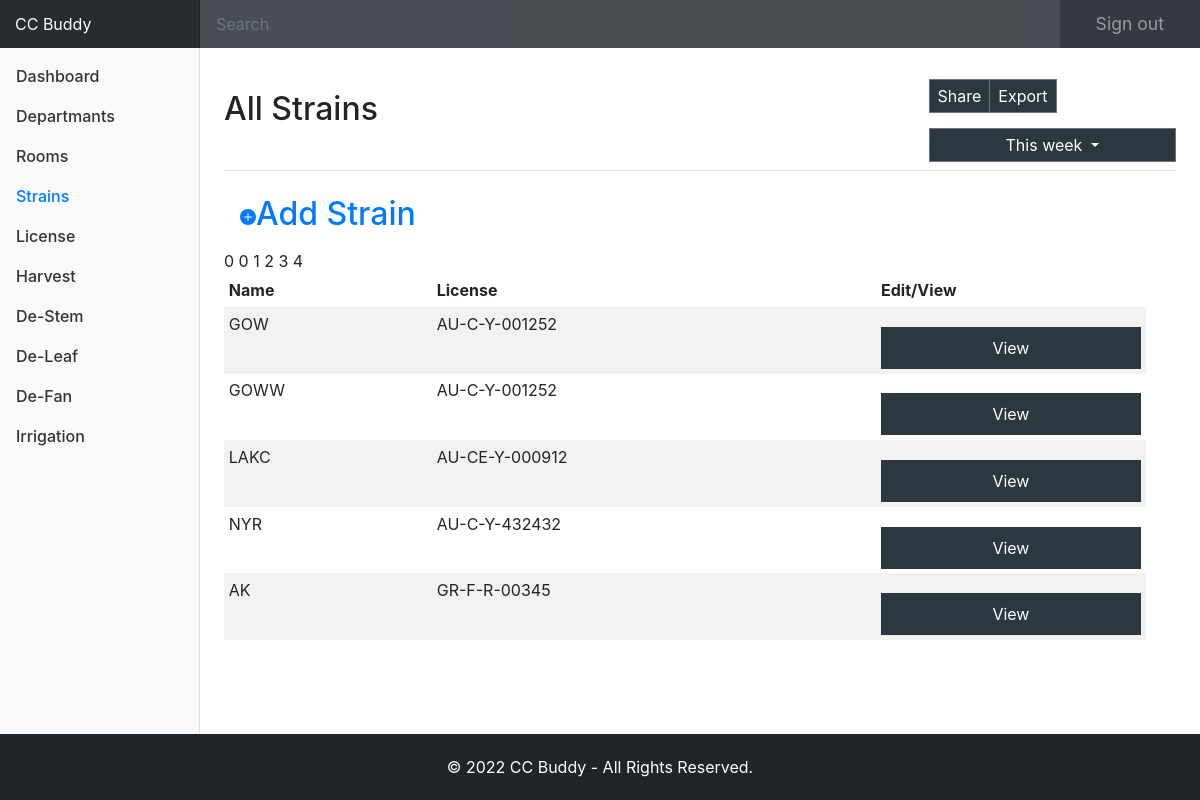
Screenshot of /all_strains.php with the database file from the repository.
### tables this page shows
CREATE TABLE `strain` (
  `id` int(11) NOT NULL,
  `name` varchar(255) DEFAULT NULL,
  `short_name` varchar(20) NOT NULL,
  `license_id` int(20) DEFAULT NULL
);

CREATE TABLE `license` (
  `id` int(11) NOT NULL,
  `license` varchar(1000) DEFAULT NULL,
  `license_type` varchar(255) DEFAULT NULL
);

### app/classes/class.Database.php (called while the page is built, shortened)
<?php
class Database
{
    public $server = 'localhost';
    public $username = 'root';
    public $password = 'Azsxdcfvgb1';
    public $dbname = 'ccbuddy';
    public function db_connect()
    {
        $mysqli = new mysqli($this->server, $this->username, $this->password, $this->dbname);
        return $mysqli;
    }
}
?>

### app/classes/class.License.php (called while the page is built, shortened)
<?php
class License {
    public static function getAllLicenseStrain(){
      global $database;
      $sql = "SELECT * FROM license ";
      $sql .= "INNER JOIN strain ";
      $sql .= "ON license.id = strain.license_id";
      $result = mysqli_query($database->db_connect(), $sql);
      return $result;
    }
}

### app/initialize.php (called while the page is built, shortened)
<?php
	require_once('classes/class.Database.php');
    $database = new Database();
?>

### all_strains.php (the view, shortened to what this page needs)
<?php require_once('app/initialize.php');
$pageTitle = 'All Strains';
$license = new License();
$allLicensesStrain = $license->getAllLicenseStrain();
include('app/includes/layout/header.php');
?>
<div class="container-fluid">
  <div class="row">
    <nav class="col-md-2 d-none d-md-block bg-light sidebar">
      <div class="sidebar-sticky">
        <ul class="nav flex-column">
          <li class="nav-item">
            <a class="nav-link" href="index.php">
              Dashboard
            </a>
          </li>
          <li class="nav-item">
            <a class="nav-link" href="departments.php">
              Departmants
            </a>
          </li>
          <li class="nav-item">
            <a class="nav-link" href="all_rooms.php">
              Rooms
            </a>
          </li>
          <li class="nav-item">
            <a class="nav-link active" href="all_strains.php">
              Strains<span class="sr-only">(current)</span>
            </a>
          </li>
          <li class="nav-item">
            <a class="nav-link" href="all_licenses.php">
              License
            </a>
          </li>
          <li class="nav-item">
            <a class="nav-link " href="all_harvest.php">
              Harvest
            </a>
          </li>
          <li class="nav-item">
            <a class="nav-link" href="all_destem.php">
              De-Stem
            </a>
          </li>
          <li class="nav-item">
            <a class="nav-link" href="#">
              De-Leaf
            </a>
          </li>
          <li class="nav-item">
            <a class="nav-link" href="#">
              De-Fan
            </a>
          </li>
          <li class="nav-item">
            <a class="nav-link" href="#">
              Irrigation
            </a>
          </li>
        </ul>
      </div>
    </nav>
    <main role="main" class="col-md-9 ml-sm-auto col-lg-10 px-4 clearfooter">
      <div class="d-flex justify-content-between flex-wrap flex-md-nowrap align-items-center pt-3 pb-2 mb-3 border-bottom">
        <h1 class="h2"><?= $pageTitle; ?></h1>
        <div class="btn-toolbar mb-2 mb-md-0">
          <div class="btn-group mr-2">
            <button type="button" class="btn btn-sm btn-outline-secondary">Share</button>
            <button type="button" class="btn btn-sm btn-outline-secondary">Export</button>
          </div>
          <button type="button" class="btn btn-sm btn-outline-secondary dropdown-toggle">
            This week
          </button>
        </div>
      </div>
      <h2><a class="nav-link" href="add-strain.php"><svg xmlns="http://www.w3.org/2000/svg" width="16" height="16" fill="currentColor" class="bi bi-plus-circle-fill" viewBox="0 0 16 16">
<path d="M16 8A8 8 0 1 1 0 8a8 8 0 0 1 16 0zM8.5 4.5a.5.5 0 0 0-1 0v3h-3a.5.5 0 0 0 0 1h3v3a.5.5 0 0 0 1 0v-3h3a.5.5 0 0 0 0-1h-3v-3z"></path>
</svg>Add Strain</a></h2>
      <div class="table-responsive">
        <table class="table table-striped table-sm">
          <thead>
            <tr>
              <th>Name</th>
              <th>License</th>
              <th>Edit/View<th>
            </tr>
          </thead>
          <tbody>
            <?=
                $licensestrainCount = 0;
                foreach ($allLicensesStrain as $licensestrain):
            ?>
            <tr>
              <td><?= $licensestrain['short_name']; ?></td>
              <td><?= $licensestrain['license_type'] . "-" . $licensestrain['license']; ?></td>
              <td><a href="strain.php?id=<?= $licensestrain['id']; ?>" class="btn btn-default btn-lg">View</a>
            </tr>
            <?=
                $licensestrainCount++; endforeach;
            ?>
          </tbody>
        </table>
      </div>
    </main>
  </div>
</div>
</body>
<?php include('app/includes/layout/footer.php'); ?>

### assets/css/dashboard.css (style rules this page uses)
body { font-size: .875rem; }
.sidebar { position: fixed; top: 0; bottom: 0; left: 0; z-index: 100; padding: 48px 0 0; box-shadow: inset -1px 0 0 rgba(0, 0, 0, .1); }
.sidebar-sticky { position: relative; top: 0; height: calc(100vh - 48px); padding-top: .5rem; overflow-x: hidden; overflow-y: auto; }
.sidebar .nav-link { font-weight: 500; color: #333; }
.sidebar .nav-link.active { color: #007bff; }
[role="main"] { padding-top: 133px; }
@media (min-width: 768px) { [role="main"] { padding-top: 48px; } }
.clearfooter { padding-bottom: 62px; }

### rows the page displays
strain: short_name "GOW", license.license_type "AU-C-Y", license.license "001252"
strain: short_name "GOWW", license.license_type "AU-C-Y", license.license "001252"
strain: short_name "LAKC", license.license_type "AU-CE-Y", license.license "000912"
strain: short_name "NYR", license.license_type "AU-C-Y", license.license "432432"
strain: short_name "AK", license.license_type "GR-F-R", license.license "00345"

### other values shown
$pageTitle "All Strains"
$companyName "CC Buddy"
